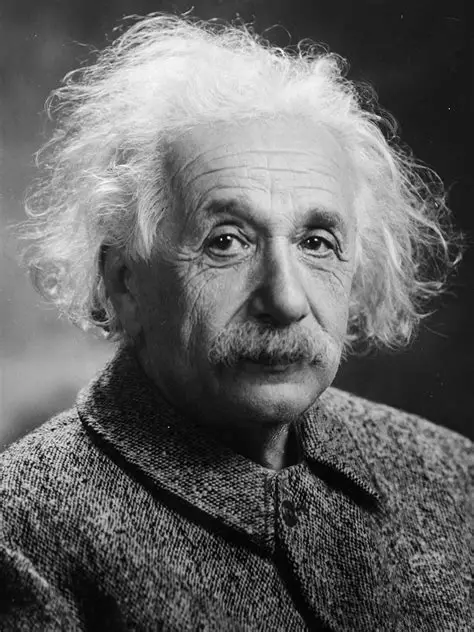
#> input picture Img/albert_einstein.webp, 474 x 632 px, found by its file name
$ python RotationImplement.py
#> lines starting #> are read from the running program, lines starting #| are printed output that depends on the picture
import cv2
import matplotlib.pyplot as plt
import matplotlib as mpl
import numpy as np

# Hàm tính nội suy song tính (bilinear interpolation)
def f_bilinear_interpolation(row, col, I):
    # Tọa độ x (cột) của điểm trái và phải
    left_column = int(col)
    right_column = left_column + 1

    # Tính trọng số bên trái và phải
    weight_right = col - left_column
    weight_left = right_column - col
    top_row = int(row)
    bottom_row = top_row + 1
    weight_top = bottom_row - row
    weight_bottom = row - top_row

    # Tính linear interpolation cho đoạn cuối
    if top_row >= 0 and bottom_row < I.shape[0] and left_column >= 0 and right_column < I.shape[1]:
        a = weight_left * I[top_row, left_column] + weight_right * I[top_row, right_column]
        b = weight_left * I[bottom_row, left_column] + weight_right * I[bottom_row, right_column]
        g = weight_top * a + weight_bottom * b
        return np.uint8(g)
    else:
        return 0

if __name__ == '__main__':
    grayImage = r"C:\Users\DELL INSPIRON 5530\PycharmProjects\PythonProject\OpenCV\Img\albert_einstein.webp"
    I_gray = cv2.imread(grayImage, cv2.IMREAD_GRAYSCALE)
#> I_gray: shape (632, 474); min 0, max 255, mean 100.5

    numRows = I_gray.shape[0]
#> numRows = 632
    numCols = I_gray.shape[1]
#> numCols = 474

    a = 90
    # Tính cos a và đổi sang radian
    cos_a = np.cos(np.deg2rad(a))

    # Tính sin a và đổi sang radian
    sin_a = np.sin(np.deg2rad(a))

    # ma trận xoay
    R = np.array([[cos_a, -sin_a], [sin_a, cos_a]])

    # rowMax, colMax của source image
    rowMax, colMax = I_gray.shape[0], I_gray.shape[1]
#> rowMax = 632; colMax = 474

    # Tạo tọa độ 4 điểm
    cords = np.array([[0, 0], [0, colMax - 1], [rowMax - 1, 0], [rowMax - 1, colMax - 1]])
#> cords = [[0, 0], [0, 473], [631, 0], [631, 473]]
    A_dash = R.dot(cords.T)
    mins = A_dash.min(axis=1)
#> mins = [-473, 0]
    maxs = A_dash.max(axis=1)
#> maxs = [3.86e-14, 631]
    minR = np.int64(np.floor(mins[0]))
    minC = np.int64(np.floor(mins[1]))
    maxR = np.int64(np.ceil(maxs[0]))
    maxC = np.int64(np.ceil(maxs[1]))

    # Tính H, W của source image
    H, W = maxR - minR + 1, maxC - minC + 1

    # Tạo destination image zero
    I2 = np.zeros((H, W), dtype='uint8')
    Tinv = np.linalg.inv(R)
    for new_i in range(minR, maxR):
        for new_j in range(minC, maxC):
            P_dash = np.array([new_i, new_j])
            P = Tinv.dot(P_dash)
            i, j = P[0], P[1]
            if i < 0 or i >= numRows or j < 0 or j >= numCols:
                pass
            else:
                g = f_bilinear_interpolation(i, j, I_gray)
                I2[new_i - minR, new_j - minC] = g
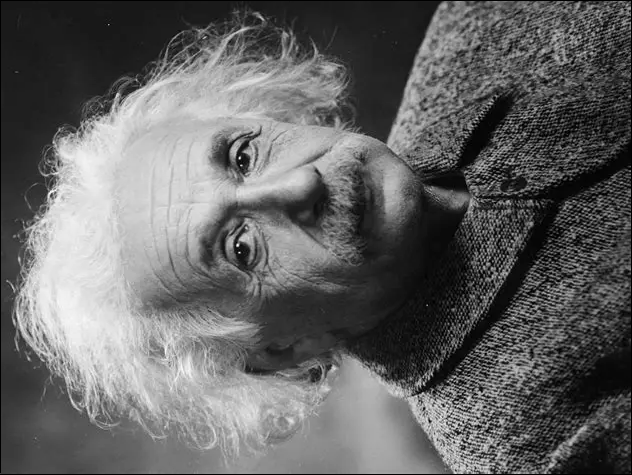
#> I2: shape (475, 632); min 0, max 254, mean 99.8

    plt.imshow(I2, cmap='gray')
    plt.show()
